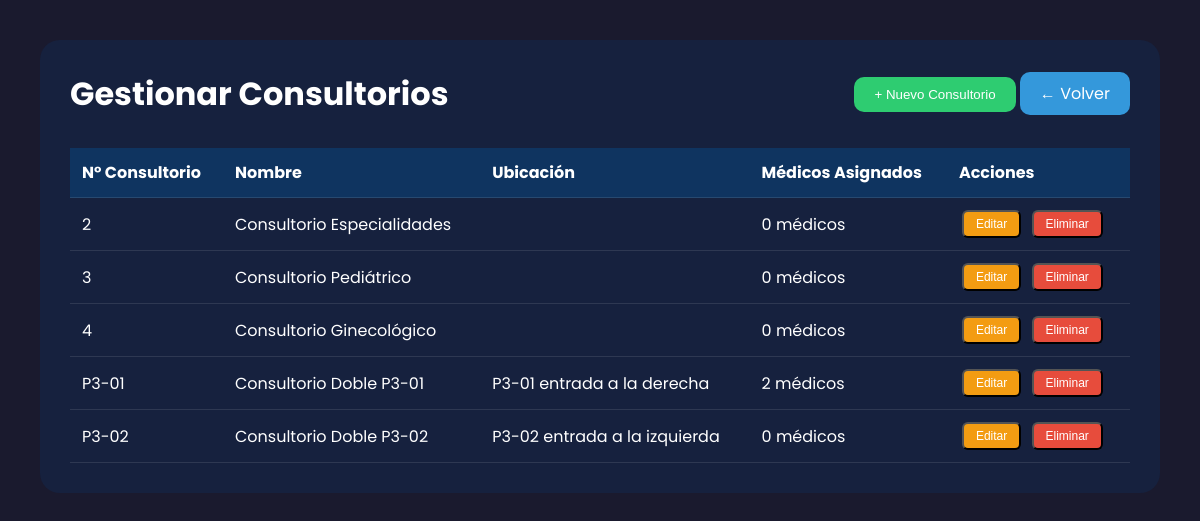
The app's page /admin/consultories.php (signed in) with its own data.
### tables this page shows
CREATE TABLE IF NOT EXISTS `consultory` (
  `id` int(11) NOT NULL AUTO_INCREMENT,
  `consultory_number` varchar(10) NOT NULL,
  `name` varchar(100) DEFAULT NULL,
  `location` varchar(255) DEFAULT NULL,
  `status` tinyint(1) DEFAULT 1,
  PRIMARY KEY (`id`),
  UNIQUE KEY `consultory_number` (`consultory_number`)
);

### admin/consultories.php (the view, shortened to what this page needs)
<?php
require_once '../conexion.php';
$consultories_query = "SELECT c.*, COUNT(m.idmed) as doctors_count
                       FROM consultory c
                       LEFT JOIN medico m ON c.id = m.consultory_id AND m.estado = 1
                       WHERE c.status = 1
                       GROUP BY c.id
                       ORDER BY c.consultory_number";
$consultories_result = mysqli_query($conection, $consultories_query);
?>
<!DOCTYPE html>
<html lang="es">
<head>
</head>
<body>
    <div class="container">
        <div class="header">
            <h1>Gestionar Consultorios</h1>
            <div>
                <button class="btn-add" onclick="openModal('add')">+ Nuevo Consultorio</button>
                <a href="dashboard.php" class="btn-back">← Volver</a>
            </div>
        </div>
        <table>
            <thead>
                <tr>
                    <th>N° Consultorio</th>
                    <th>Nombre</th>
                    <th>Ubicación</th>
                    <th>Médicos Asignados</th>
                    <th>Acciones</th>
                </tr>
            </thead>
            <tbody>
                <?php while ($c = mysqli_fetch_assoc($consultories_result)): ?>
                <tr>
                    <td><?php echo htmlspecialchars($c['consultory_number']); ?></td>
                    <td><?php echo htmlspecialchars($c['name']); ?></td>
                    <td><?php echo htmlspecialchars($c['location']); ?></td>
                    <td><?php echo $c['doctors_count']; ?> médicos</td>
                    <td>
                        <button class="btn-edit" onclick="openModal('edit', <?php echo $c['id']; ?>, '<?php echo htmlspecialchars($c['consultory_number']); ?>', '<?php echo htmlspecialchars($c['name']); ?>', '<?php echo htmlspecialchars($c['location']); ?>')">Editar</button>
                        <button class="btn-delete" onclick="deleteConsultory(<?php echo $c['id']; ?>)">Eliminar</button>
                    </td>
                </tr>
                <?php endwhile; ?>
            </tbody>
        </table>
    </div>
</body>
</html>

### admin/consultories.php (style rules this page uses)
* { margin: 0; padding: 0; box-sizing: border-box; }
body { font-family: 'Poppins', sans-serif; background: #1a1a2e; color: #fff; padding: 40px; }
.container { max-width: 1200px; margin: 0 auto; background: #16213e; border-radius: 20px; padding: 30px; }
.header { display: flex; justify-content: space-between; align-items: center; margin-bottom: 30px; }
.btn-back { padding: 10px 20px; background: #3498db; color: #fff; text-decoration: none; border-radius: 10px; }
.btn-add { padding: 10px 20px; background: #2ecc71; color: #fff; border: none; border-radius: 10px; cursor: pointer; }
table { width: 100%; border-collapse: collapse; margin-top: 20px; }
th, td { padding: 12px; text-align: left; border-bottom: 1px solid rgba(255, 255, 255, 0.1); }
th { background: #0f3460; }
.btn-edit, .btn-delete { padding: 5px 12px; border-radius: 6px; text-decoration: none; font-size: 12px; margin: 0 3px; display: inline-block; cursor: pointer; }
.btn-edit { background: #f39c12; color: #fff; }
.btn-delete { background: #e74c3c; color: #fff; }

### records on screen
consultory: consultory_number "2", name "Consultorio Especialidades", doctors_count "0"
consultory: consultory_number "3", name "Consultorio Pediátrico", doctors_count "0"
consultory: consultory_number "4", name "Consultorio Ginecológico", doctors_count "0"
consultory: consultory_number "P3-01", name "Consultorio Doble P3-01", location "P3-01 entrada a la derecha", doctors_count "2"
consultory: consultory_number "P3-02", name "Consultorio Doble P3-02", location "P3-02 entrada a la izquierda", doctors_count "0"
